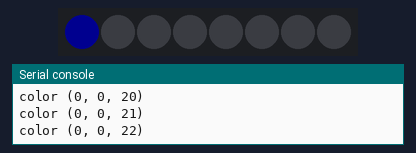
Simulated run of this program. Board: ESP32 board running MicroPython. On the bench: 8 RGB LEDs in strip order, left to right, the last lines printed to the serial console. Dim RGB values are drawn brighter than linear.

Above: at 0.46 s.
At 18.69 s:
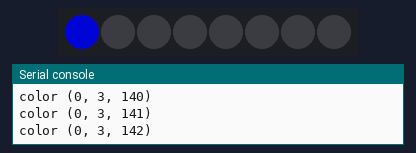
At 36.93 s:
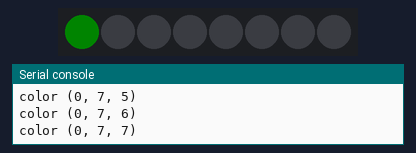
Timing chart, 0 to 40.0 s (numbered marks = the images above):
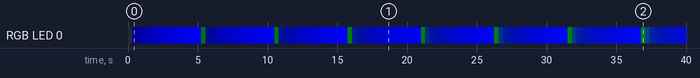

The program:

cycling_through_all_color_combinations_WS2812.py
```python
# in this program data pin 2, Gnd and 5v on ws28112B was connected
#to  pin 22, Gnd and 5v of the esp32

import time
from machine import Pin
import neopixel
#from repmtexercise5 import offrgb


d2=Pin(22)
np = neopixel.NeoPixel(d2, 8)


def offrgb():
    np[0]=(0,0,0)
    np.write()

def rgb(np):
    for red in range(0,255,1):
        for green in range(0,255,1):
            for blue in range(0,255,1):
                 np[0] = (red, green, blue)
                 np.write()
                 print('color {}'.format(np[0]))
                 time.sleep_ms(20)


if __name__ =="__main__":
    try:
        rgb(np)
        offrgb()
    except KeyboardInterrupt:
        offrgb()
        print('ended')
```

Measured:
- by itself, RGB LED 0: off → RGB(0, 0, 15) at 0.31 s, → RGB(0, 0, 30) 0.31 s later, → RGB(0, 0, 45) 0.31 s later, → RGB(0, 0, 60) 0.31 s later, … (129 changes in this stretch)
